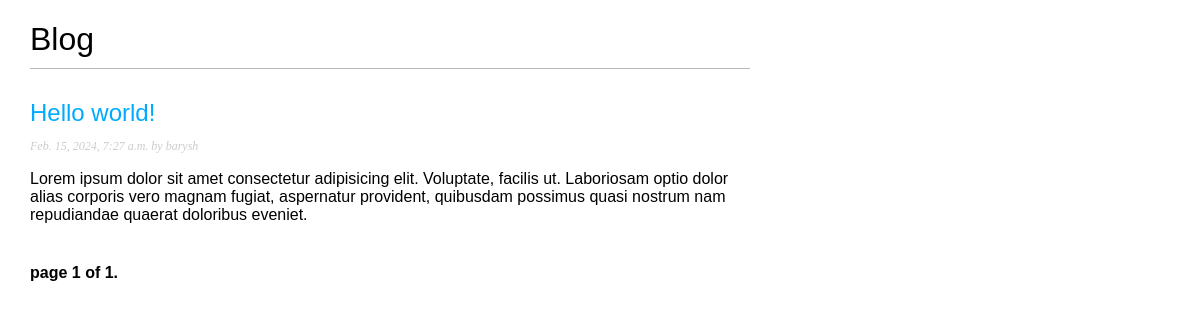
/blog/, run on an earlier commit of the app's database.
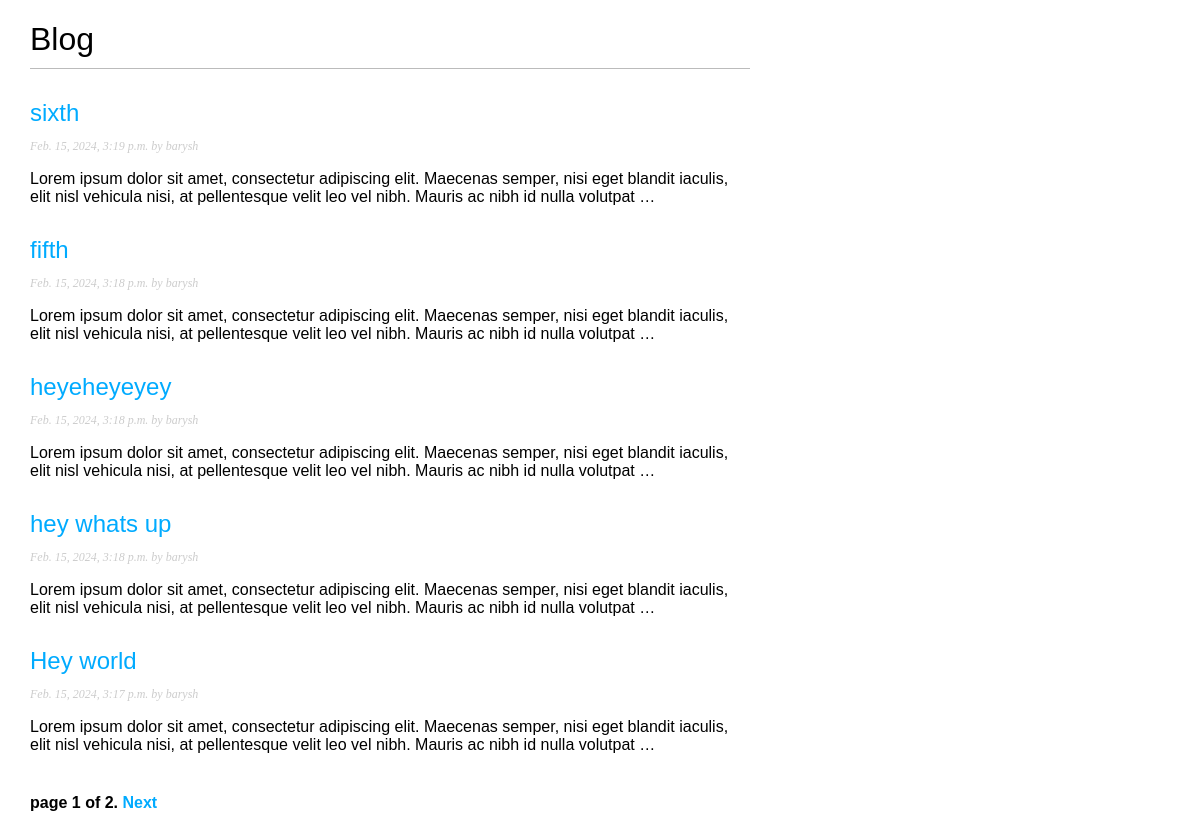
And on a later commit of the database.
### blog/models.py (models this page shows)
class Post(models.Model):
    class Status(models.TextChoices):
        DRAFT = "DF", "Draft"
        PUBLISHED = "PB", "Published"
    title = models.CharField(max_length=250)
    slug = models.SlugField(max_length=250, unique_for_date="publish")
    author = models.ForeignKey(
        User, on_delete=models.CASCADE, related_name="blog_posts"
    )
    body = models.TextField()
    publish = models.DateTimeField(default=timezone.now)
    created = models.DateTimeField(auto_now_add=True)
    updated = models.DateTimeField(auto_now=True)
    status = models.CharField(
        max_length=2, choices=Status.choices, default=Status.DRAFT
    )
    objects = models.Manager()
    published = PublishedManager()
    class Meta:
        ordering = ["-publish"]
        indexes = [
            models.Index(fields=["-publish"]),
        ]
    def get_absolute_url(self):
        return reverse(
            "blog:post_detail",
            args=[self.publish.year, self.publish.month, self.publish.day, self.slug],
        )
    def __str__(self):
        return self.title

### blog/views.py (the view)
# urls.py: path("", views.post_list, name="post_list"),
def post_list(request):
    posts = Post.published.all()
    paginator = Paginator(posts, 5)
    page_number = request.GET.get("page", 1)
    posts = paginator.page(page_number)
    return render(request, "blog/post/list.html", {"posts": posts})

### blog/models.py (called while the page is built)
    def get_queryset(self):
        return super().get_queryset().filter(status=Post.Status.PUBLISHED)

### blog/templates/blog/post/list.html
{% extends 'blog/base.html' %}
{% block content %}
<h1>Blog</h1>
{% for post in posts %}
<h2>
  <a href="{{post.get_absolute_url}}">{{post}}</a>
</h2>
<p class="date">{{post.publish}} by {{post.author}}</p>
{{ post.body|truncatewords:30|linebreaks }}
{% endfor %}
{% include 'blog/pagination.html' with page=posts %}
{% endblock content %}

### blog/templates/blog/base.html (shortened to what this page needs)
{% load static %}
<!DOCTYPE html>
<html lang="en">
  <head>
    <link rel="stylesheet" href="{%static 'blog/css/style.css'%}" />
  </head>
  <body>
    <div id="content">{% block content %} {% endblock content %}</div>
  </body>
</html>

### blog/templates/blog/pagination.html (shortened to what this page needs)
<div class="pagination">
  <span class="step-links">
    <span class="current">
      page {{ page.number }} of {{ page.paginator.num_pages }}.
    </span>
    {% if page.has_next %}
    <a href="?page={{ page.next_page_number }}">Next</a>
    {% endif %}
  </span>
</div>

### blog/static/blog/css/style.css (style rules this page uses)
body { margin: 0; padding: 0; font-family: helvetica, sans-serif; }
a { color: #00abff; text-decoration: none; }
h1 { font-weight: normal; border-bottom: 1px solid #bbb; padding: 0 0 10px 0; }
h2 { font-weight: normal; margin: 30px 0 0; }
#content { float: left; width: 60%; padding: 0 0 0 30px; }
p.date { color: #ccc; font-family: georgia, serif; font-size: 12px; font-style: italic; }
.pagination { margin: 40px 0; font-weight: bold; }

What changed in the data, as far as the page shows it:
no longer on this page (row unchanged): Post: title "Hello world!", publish "Feb. 15, 2024, 7:27 a.m.", author "barysh", body "Lorem ipsum dolor sit amet consectetur adipisicing elit. Voluptate, facilis ut. Laboriosam optio dolor alias corporis vero magnam fugiat, aspernatur provident, quibusdam possimus quasi nostrum nam repudiandae quaerat doloribus eveniet."
added Post: title "sixth", publish "Feb. 15, 2024, 3:19 p.m.", author "barysh", body "Lorem ipsum dolor sit amet, consectetur adipiscing elit. Maecenas semper, nisi eget blandit iaculis, elit nisl vehicula nisi, at pellentesque velit leo vel nibh. Mauris ac nibh id nulla volutpat …"
added Post: title "fifth", publish "Feb. 15, 2024, 3:18 p.m.", author "barysh", body "Lorem ipsum dolor sit amet, consectetur adipiscing elit. Maecenas semper, nisi eget blandit iaculis, elit nisl vehicula nisi, at pellentesque velit leo vel nibh. Mauris ac nibh id nulla volutpat …"
added Post: title "heyeheyeyey", publish "Feb. 15, 2024, 3:18 p.m.", author "barysh", body "Lorem ipsum dolor sit amet, consectetur adipiscing elit. Maecenas semper, nisi eget blandit iaculis, elit nisl vehicula nisi, at pellentesque velit leo vel nibh. Mauris ac nibh id nulla volutpat …"
added Post: title "hey whats up", publish "Feb. 15, 2024, 3:18 p.m.", author "barysh", body "Lorem ipsum dolor sit amet, consectetur adipiscing elit. Maecenas semper, nisi eget blandit iaculis, elit nisl vehicula nisi, at pellentesque velit leo vel nibh. Mauris ac nibh id nulla volutpat …"
added Post: title "Hey world", publish "Feb. 15, 2024, 3:17 p.m.", author "barysh", body "Lorem ipsum dolor sit amet, consectetur adipiscing elit. Maecenas semper, nisi eget blandit iaculis, elit nisl vehicula nisi, at pellentesque velit leo vel nibh. Mauris ac nibh id nulla volutpat …"
Also different on the page:
{{ page.paginator.num_pages }}: "1" → "2"
text now shown: "Next"
